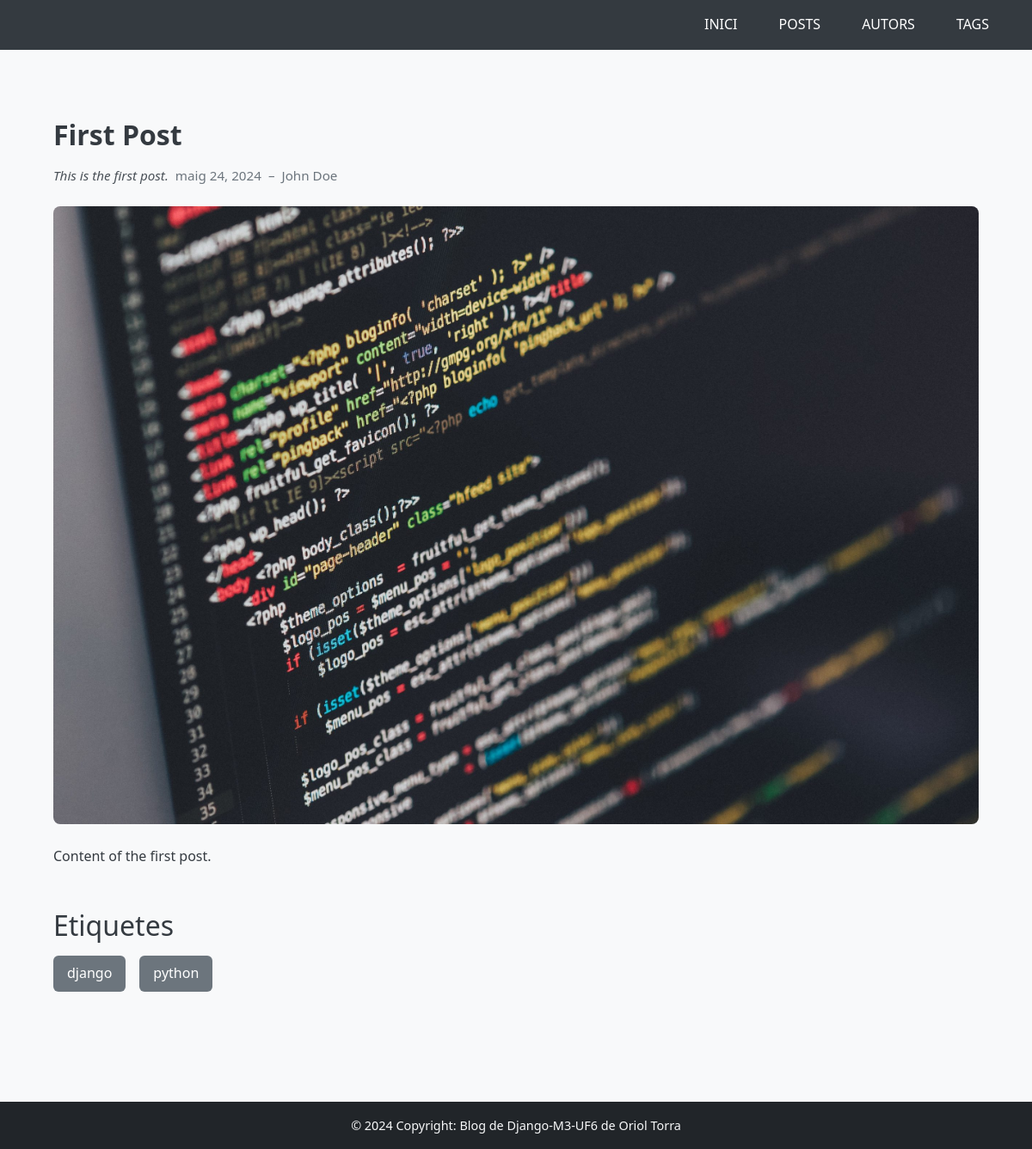
Page /posts/first-post/ on the committed database.
### blog/models.py (models this page shows, shortened)
class Post(models.Model):
    title      = models.CharField(max_length=100)
    excerpt    = models.TextField()
    image_name = models.CharField(max_length=100)
    date       = models.DateField()
    slug       = models.SlugField(default="", blank=True, null=False, db_index=True)
    content    = models.TextField()
    author     = models.ForeignKey(Author, on_delete=models.CASCADE, related_name='posts')
    tags       = models.ManyToManyField(Tag, related_name='posts')

class Author(models.Model):
    first_name = models.CharField(max_length=30)
    last_name  = models.CharField(max_length=30)
    email      = models.EmailField(unique=True)
    def __str__(self):
        return f"{self.first_name} {self.last_name}"
    def get_absolute_url(self):
        return reverse('author-detail', args=[str(self.id)])

class Tag(models.Model):
    tag = models.CharField(max_length=20, unique=True)

### blog/views.py (the view)
# urls.py: path('posts/<slug:slug>/', views.post_detail, name='posts-detail-page'),
def post_detail(request, slug):
    post = get_object_or_404(Post, slug=slug)
    return render(request, 'post_detail.html', {'post': post})

### blog/templates/post_detail.html (shortened to what this page needs)
{% extends 'base.html' %}
{% load static %}
{% block content %}
  <div class="main-container py-5">
    <h1 class="post-title mb-3">{{ post.title }}</h1>
    <div class="post-meta mb-4">
      {% if post.excerpt %}
        <span class="post-excerpt">{{ post.excerpt }}</span>
      {% endif %}
      <time class="post-date">{{ post.date|date:"F j, Y" }}</time>
      &ndash;
      <a href="{{ post.author.get_absolute_url }}" class="post-author">
        {{ post.author }}
      </a>
    </div>
    {% if post.image_name %}
      <div class="post-image mb-4">
        <img
          src="{% static 'images/' %}{{ post.image_name }}"
          alt="{{ post.title }}"
          class="img-fluid"
        >
      </div>
    {% endif %}
    <div class="post-content mb-5">
      {{ post.content|linebreaks }}
    </div>
    {% if post.tags.all %}
      <h2 class="mb-3">Etiquetes</h2>
      <div class="tag-list mb-5">
        {% for tag in post.tags.all %}
          <a href="{% url 'tag-posts' tag.tag %}" class="tag-badge">{{ tag.tag }}</a>
        {% endfor %}
      </div>
    {% endif %}
  </div>
{% endblock %}

### blog/static/css/style.css (style rules this page uses)
*, *::before, *::after { margin: 0; padding: 0; box-sizing: border-box; }
html, body { height: 100%; }
body { font-family: 'Segoe UI', Tahoma, sans-serif; color: #343a40; line-height: 1.6; background-color: #f8f9fa; display: flex; flex-direction: column; }
.main-container { max-width: 1140px; margin: 0 auto; padding: 2rem 1rem; }
.tag-list { display: flex; flex-wrap: wrap; gap: 1rem; }
.tag-badge { background-color: #6c757d; color: #fff !important; padding: .5rem 1rem; border-radius: .375rem; font-weight: 500; text-decoration: none !important; transition: background .2s; }
.post-title { font-size: 2rem; font-weight: 700; margin-bottom: .5rem; }
.post-meta { display: flex; flex-wrap: wrap; align-items: center; gap: .5rem; color: #6c757d; font-size: .95rem; }
.post-meta .post-excerpt { font-style: italic; color: #495057; }
.post-meta .post-date { font-weight: 500; }
.post-meta .post-author { color: #0d6efd; text-decoration: none !important; font-weight: 500; }
.post-image img { width: 100%; height: auto; border-radius: .5rem; object-fit: cover; }
.post-content { font-size: 1rem; color: #343a40; line-height: 1.7; }
a { text-decoration: none !important; color: inherit !important; }

### rows in the picture
Post: title "First Post", excerpt "This is the first post.", date "maig 24, 2024", author "John Doe", image_name (picture), content "Content of the first post."
Tag: tag "django"
Tag: tag "python"
